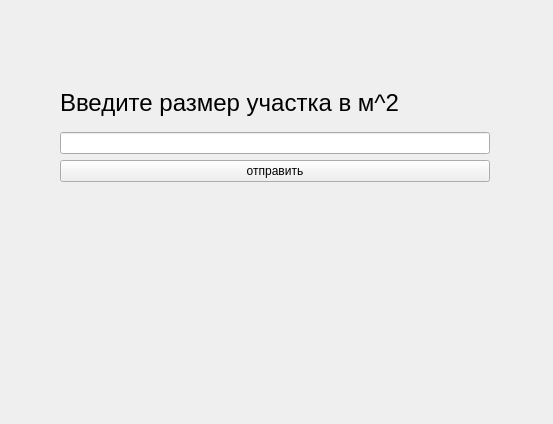
<?xml version="1.0" encoding="UTF-8"?>
<ui version="4.0">
 <class>Form</class>
 <widget class="QWidget" name="Form">
  <property name="geometry">
   <rect>
    <x>0</x>
    <y>0</y>
    <width>553</width>
    <height>424</height>
   </rect>
  </property>
  <property name="windowTitle">
   <string>Form</string>
  </property>
  <widget class="QWidget" name="layoutWidget">
   <property name="geometry">
    <rect>
     <x>60</x>
     <y>80</y>
     <width>430</width>
     <height>102</height>
    </rect>
   </property>
   <layout class="QVBoxLayout" name="verticalLayout">
    <item>
     <widget class="QLabel" name="label">
      <property name="font">
       <font>
        <pointsize>18</pointsize>
       </font>
      </property>
      <property name="layoutDirection">
       <enum>Qt::RightToLeft</enum>
      </property>
      <property name="text">
       <string>Введите размер участка в м^2</string>
      </property>
     </widget>
    </item>
    <item>
     <widget class="QLineEdit" name="input"/>
    </item>
    <item>
     <widget class="QPushButton" name="send">
      <property name="text">
       <string>отправить</string>
      </property>
     </widget>
    </item>
   </layout>
  </widget>
  <widget class="QLabel" name="status">
   <property name="geometry">
    <rect>
     <x>60</x>
     <y>200</y>
     <width>431</width>
     <height>20</height>
    </rect>
   </property>
   <property name="text">
    <string/>
   </property>
  </widget>
 </widget>
 <resources/>
 <connections/>
</ui>
